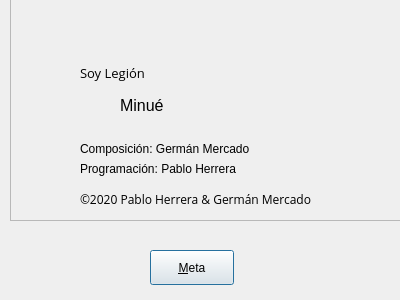
<?xml version="1.0" encoding="UTF-8"?>
<ui version="4.0">
 <class>About</class>
 <widget class="QDialog" name="About">
  <property name="geometry">
   <rect>
    <x>0</x>
    <y>0</y>
    <width>400</width>
    <height>300</height>
   </rect>
  </property>
  <property name="minimumSize">
   <size>
    <width>400</width>
    <height>300</height>
   </size>
  </property>
  <property name="maximumSize">
   <size>
    <width>400</width>
    <height>300</height>
   </size>
  </property>
  <property name="windowTitle">
   <string>Acerca de Soy Legión</string>
  </property>
  <widget class="QPushButton" name="pushButton">
   <property name="geometry">
    <rect>
     <x>150</x>
     <y>250</y>
     <width>84</width>
     <height>35</height>
    </rect>
   </property>
   <property name="text">
    <string>&amp;Meta</string>
   </property>
  </widget>
  <widget class="QFrame" name="frame">
   <property name="geometry">
    <rect>
     <x>10</x>
     <y>-10</y>
     <width>401</width>
     <height>231</height>
    </rect>
   </property>
   <property name="frameShape">
    <enum>QFrame::StyledPanel</enum>
   </property>
   <property name="frameShadow">
    <enum>QFrame::Raised</enum>
   </property>
   <widget class="QLabel" name="label">
    <property name="geometry">
     <rect>
      <x>70</x>
      <y>70</y>
      <width>91</width>
      <height>26</height>
     </rect>
    </property>
    <property name="font">
     <font>
      <family>Open Sans</family>
      <pointsize>10</pointsize>
     </font>
    </property>
    <property name="text">
     <string>Soy Legión</string>
    </property>
   </widget>
   <widget class="QLabel" name="label_3">
    <property name="geometry">
     <rect>
      <x>70</x>
      <y>100</y>
      <width>32</width>
      <height>32</height>
     </rect>
    </property>
    <property name="text">
     <string/>
    </property>
    <property name="pixmap">
     <pixmap>recursos/soyicono.png</pixmap>
    </property>
   </widget>
   <widget class="QLabel" name="label_6">
    <property name="geometry">
     <rect>
      <x>70</x>
      <y>200</y>
      <width>291</width>
      <height>19</height>
     </rect>
    </property>
    <property name="font">
     <font>
      <family>Open Sans</family>
     </font>
    </property>
    <property name="text">
     <string>©2020 Pablo Herrera &amp; Germán Mercado</string>
    </property>
   </widget>
   <widget class="QLabel" name="label_5">
    <property name="geometry">
     <rect>
      <x>70</x>
      <y>150</y>
      <width>301</width>
      <height>18</height>
     </rect>
    </property>
    <property name="text">
     <string>Composición: Germán Mercado</string>
    </property>
   </widget>
   <widget class="QLabel" name="label_2">
    <property name="geometry">
     <rect>
      <x>110</x>
      <y>100</y>
      <width>251</width>
      <height>31</height>
     </rect>
    </property>
    <property name="font">
     <font>
      <pointsize>12</pointsize>
      <weight>50</weight>
      <bold>false</bold>
     </font>
    </property>
    <property name="text">
     <string>Minué</string>
    </property>
   </widget>
   <widget class="QLabel" name="label_4">
    <property name="geometry">
     <rect>
      <x>70</x>
      <y>170</y>
      <width>181</width>
      <height>18</height>
     </rect>
    </property>
    <property name="text">
     <string>Programación: Pablo Herrera</string>
    </property>
   </widget>
  </widget>
 </widget>
 <resources/>
 <connections>
  <connection>
   <sender>pushButton</sender>
   <signal>clicked()</signal>
   <receiver>About</receiver>
   <slot>close()</slot>
   <hints>
    <hint type="sourcelabel">
     <x>191</x>
     <y>267</y>
    </hint>
    <hint type="destinationlabel">
     <x>199</x>
     <y>149</y>
    </hint>
   </hints>
  </connection>
 </connections>
</ui>
